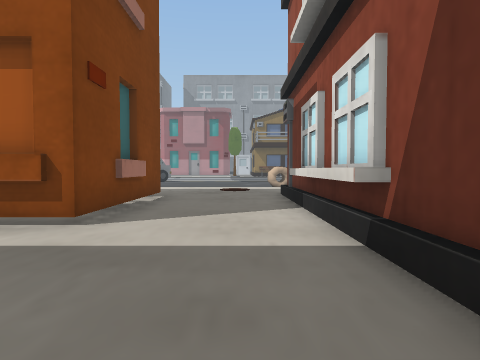
view 1 (above)

23 first-person views from a walk through a Unity game level. The camera is 1.5 m above the floor, tilts 2° down and sees 75° across. The floor is counted in squares, 2 m on a side. Each view is taken from the middle of a square. On the plan, view 1 faces up. The plan holds only what a view shows up to about 10 squares ahead; the rest is blank. The place goes on beyond the plan. The player character is not drawn. Some surface patterns are stand-ins.

view 2
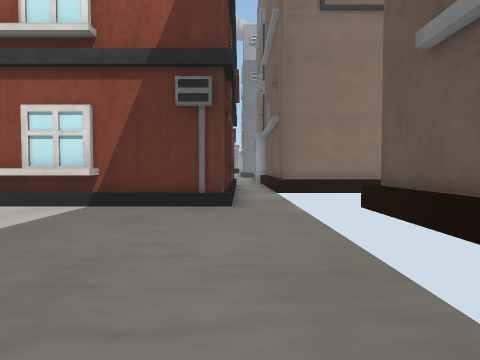

view 3
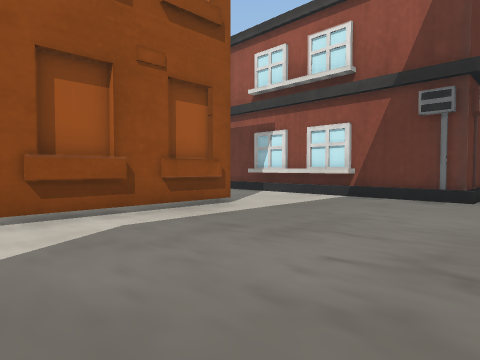

view 4
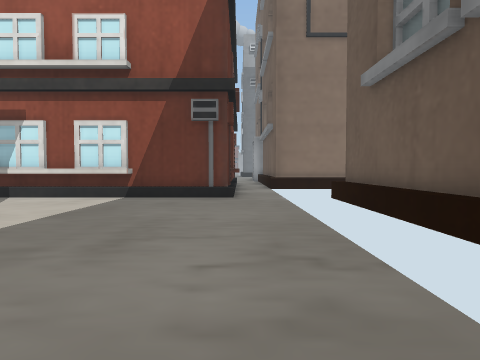

view 5
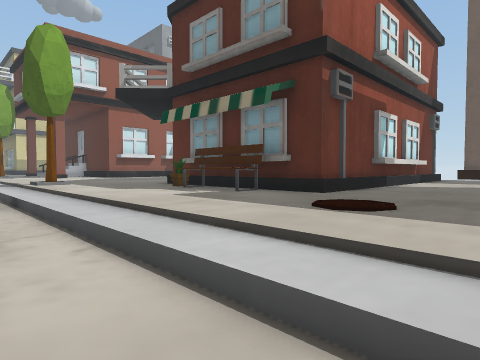

view 6
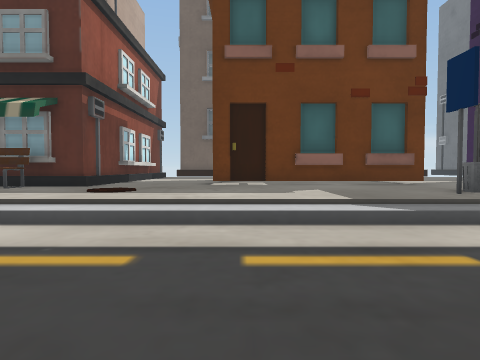

view 7
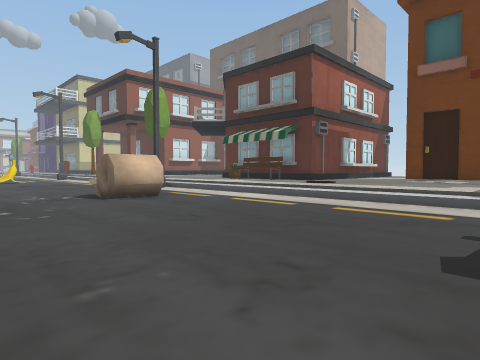

view 8
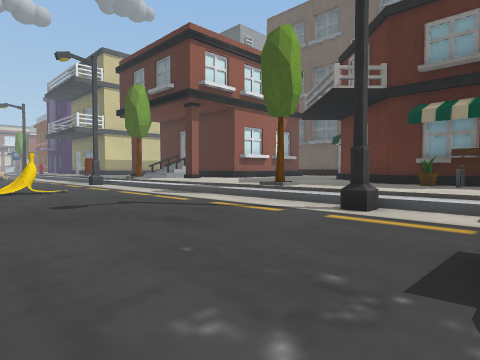

view 9
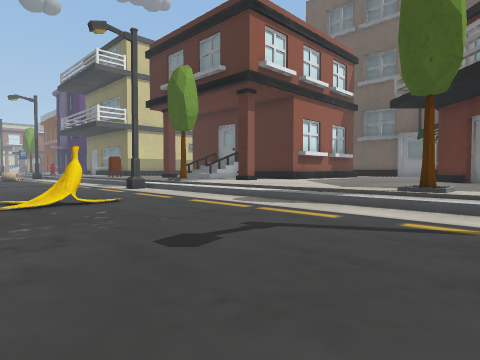

view 10
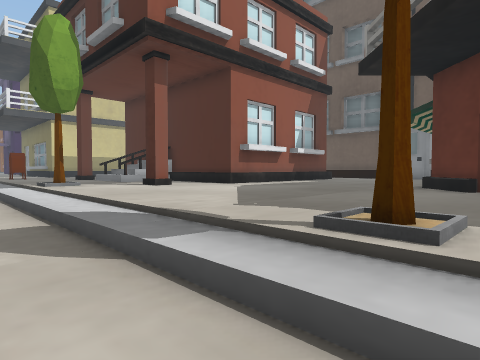

view 11
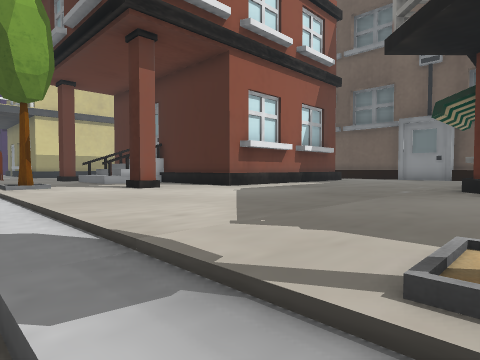

view 12
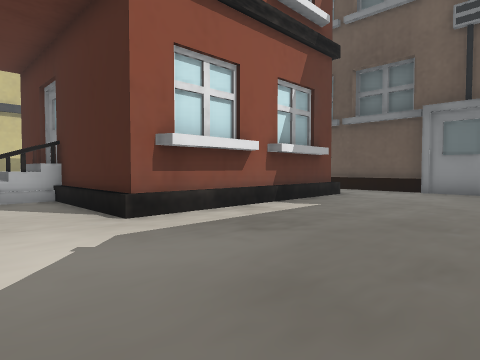

view 13
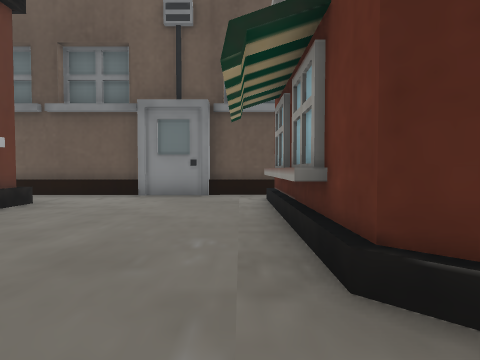

view 14
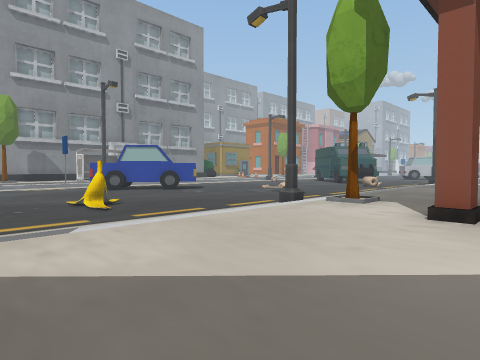

view 15
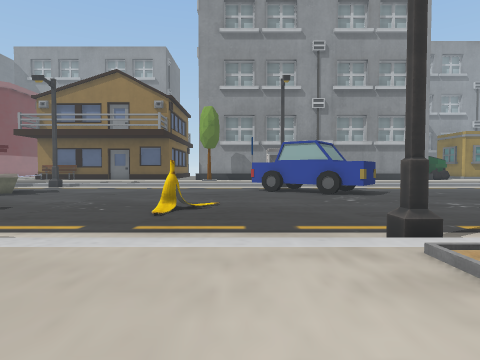

view 16
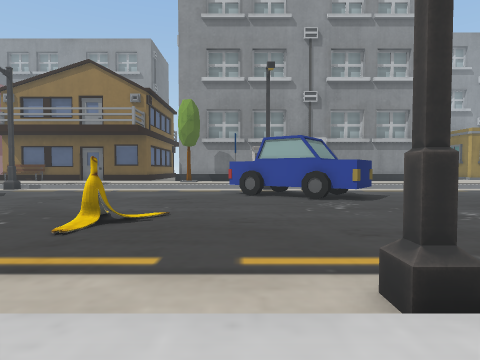

view 17
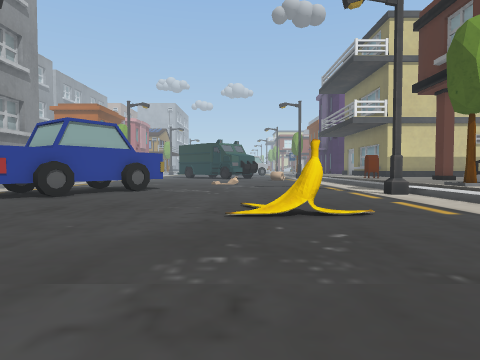

view 18
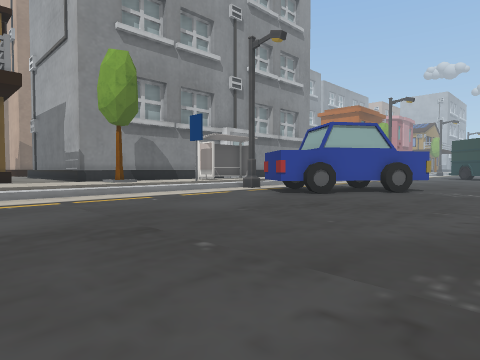

view 19
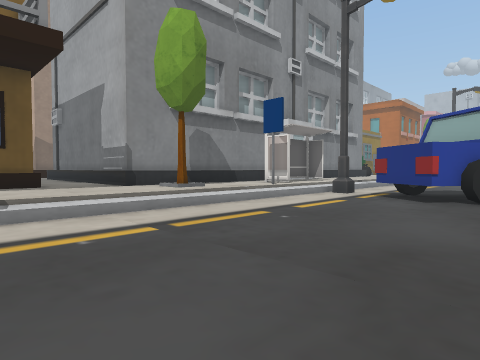

view 20
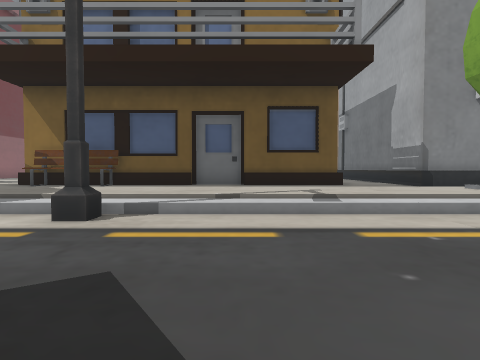

view 21
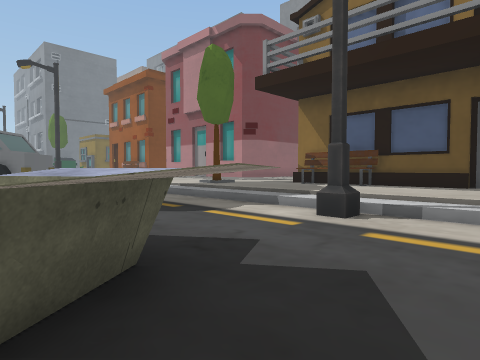

view 22
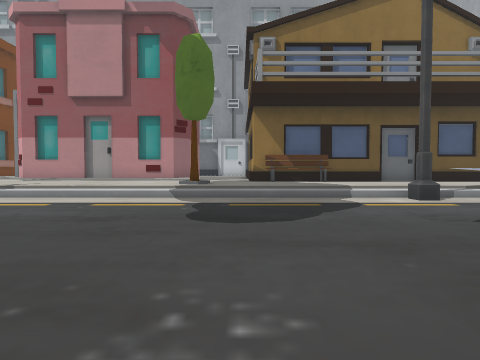

view 23
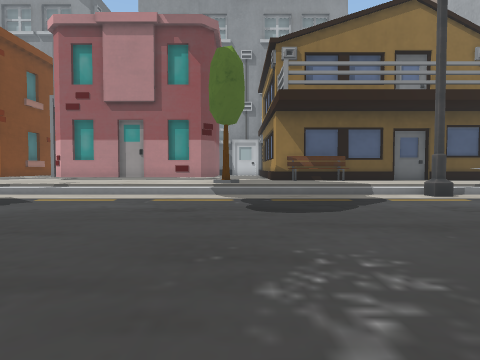

### Floor plan
Key: @ floor where view 1 was taken; # wall or solid block; . main floor; : floor 0.5 m higher than the main floor; / step, stairs or slope; ^ raised ledge; B building; T tree.
Columns run from 7 left of view 1 to 20 right of it. Each row starts with its distance up from view 1.
 33         :BBBBBBB  B:#
 32         :^##::::::::###
 31          :::::::::::::
 30  :::::/T:::::::::::::T::
 29 ////////////////////////#
 28 /////////////#///////////#
 27  ..........................
 26   .......................##
 25   ..........^^..........###
 24    ........^^^^.........###
 23     ........ #^...........##
 22     .......     ...........#
 21  .........      ............
 20  ...........................
 19  ....................//.....
 18  ....................#/.....
 17  ........#.........../......
 16   ..........................
 15  ...........................
 14  ////////////#///////////#/
 13 ////////////////////////////
 12 /:::::::::::::::T::::::::T::
 11 ::::::::::::::::::::::::::::
 10 ::::::::::###:::::::::::B:B
  9 :::::::::BBBBBB:::::::::::/
  8 ######:::      B:::::::BBBB
  7      #:::       B::::::#
  6      B::B        B:::::#
  5      #::B        B:::::#
  4 B#B#B:::B        B:::::#
  3 ::::::::BB       B:::::#
  2 :::::::::        B:::::#
  1 :::::::::        B:::::B
  0 :::::::@:BBBB    B::::::
 -1 ::::::::::::#    ^^##^^^^^
 -2    ######   #

Where each view was taken, in squares from view 1:
view 1: 0 up, 0 right, facing up
view 2: 0 up, 5 left, facing right
view 3: 1 down, 7 left, facing up-right
view 4: 0 up, 7 left, facing right
view 5: 15 up, 2 left, facing down-right
view 6: 18 up, 3 left, facing down
view 7: 21 up, 6 left, facing down-right
view 8: 20 up, 3 right, facing down-right
view 9: 20 up, 7 right, facing down-right
view 10: 15 up, 8 right, facing down-right
view 11: 14 up, 9 right, facing down-right
view 12: 10 up, 11 right, facing down-right
view 13: 8 up, 11 right, facing down
view 14: 9 up, 11 right, facing up-right
view 15: 10 up, 16 right, facing up
view 16: 12 up, 17 right, facing up
view 17: 19 up, 9 right, facing right
view 18: 19 up, 9 right, facing up-right
view 19: 23 up, 9 right, facing up-right
view 20: 23 up, 8 right, facing up
view 21: 23 up, 8 right, facing up-left
view 22: 20 up, 1 right, facing up
view 23: 19 up, 0 right, facing up
